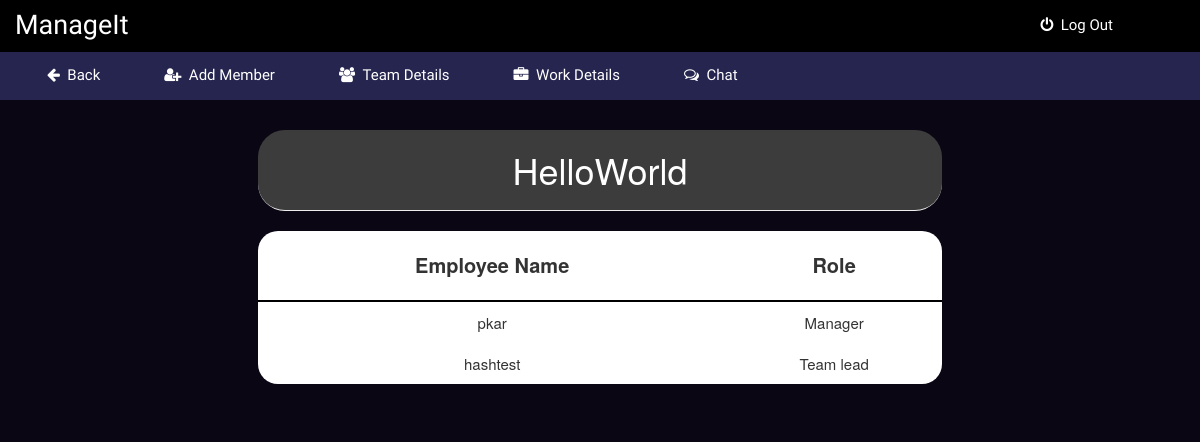
The app's page /1/HelloWorld/teamdetails (signed in) with its own data.
### app.py (models this page shows)
class Project(UserMixin, db.Model):
    id = db.Column(db.Integer, primary_key=True)
    projectname = db.Column(db.String(15), unique=True)
    creator = db.Column(db.String(15), nullable=False)
    userid = db.Column(db.Integer, nullable=False)
    projects = db.relationship('Projectdetail', backref='author', lazy=True)

class Projectdetail(UserMixin, db.Model):
    userid = db.Column(db.Integer, primary_key=True)
    employeename = db.Column(db.String(15), nullable=False)
    designation = db.Column(db.String(15), nullable=False)
    projectid= db.Column(db.Integer, db.ForeignKey('project.id'), nullable=False)

### app.py (the view, shortened to what this page needs)
@app.route("/<int:project_id>/<string:project_name>/teamdetails", methods=['GET', 'POST'])
@login_required
def update_project(project_id, project_name):
    task = Project.query.get_or_404(project_id)
    form = AddEmpForm()
    form.emp_name.choices = [(user.username) for user in User.query.all()]
    project = Projectdetail.query.filter_by(projectid=project_id).all()
    return render_template('teamdetails.html', title='Update Project', task=task, legend='Update Project', name=current_user.username, form=form, project=project)

### app.py (called while the page is built)
@login_manager.user_loader
def load_user(user_id):
    return User.query.get(int(user_id))

### templates/teamdetails.html (shortened to what this page needs)
{% extends "bootstrap/base.html" %}
{% import "bootstrap/wtf.html" as wtf %}
{% block styles %}
{{super()}}
<link rel="stylesheet" href="{{url_for('.static', filename='teamdetails.css')}}">
<link rel="stylesheet" href="https://maxcdn.bootstrapcdn.com/font-awesome/4.7.0/css/font-awesome.min.css">
{% endblock %}
{% block content %}
    <nav class="navbar navbar-fixed-top">
      <div class="container-fluid">
        <div class="navbar-header">
          <center><h4>ManageIt</h4></center>
        </div>
        <div class="nav-con">
          <ul>
            <li><a href="{{ url_for('logout') }}"><i class="fa fa-power-off" aria-hidden="true"></i>&nbsp&nbspLog Out</a></li>
          </ul>
        </div>
      </div>
    </nav>
    <nav class="navbar-top">
      <div class="container-fluid">
        <div class="nav-con-top">
          <ul>
          	<li><a href="{{ url_for('myproject') }}"><i class="fa fa-arrow-left" aria-hidden="true"></i>&nbsp&nbspBack</a></li>
          	{% if name == task.creator %}
               <li><a href="#" data-toggle="modal" data-target="#staticModal"><i class="fa fa-user-plus" aria-hidden="true"></i>&nbsp&nbspAdd Member</a></li>
            {% endif %}
          	<li><a href="#"><i class="fa fa-group" aria-hidden="true"></i>&nbsp&nbspTeam Details</a></li>
          	<li><a href="{{ url_for('workdetails', project_id=task.id, project_name=task.projectname) }}"><i class="fa fa-briefcase" aria-hidden="true"></i>&nbsp&nbspWork Details</a></li>
            <li><a href="{{ url_for('chat', project_id=task.id, project_name=task.projectname) }}"><i class="fa fa-comments-o" aria-hidden="true"></i>&nbsp&nbspChat</a></li>
          </ul>
        </div>
      </div>
    </nav>
    <div class="container-fluid">
      <div class="row">
        <div class="main">
          <center><h1 class="page-header">{{task.projectname}}</h1></center>
          <div class="team-details">
  			    <table>
            		<thead>
  	          		<tr>
  	          			<th>Employee Name</th>
  	          			<th>Role</th>
  	          		</tr>
            		</thead>
            		<tbody>
  	          		{% for p in project %}
  	          				<tr>
  			          			<td>{{p.employeename}}</td>
  			          			<td>{{p.designation}}</td>
  			          	  </tr>
  			          {% endfor %}
  		          </tbody>
            	</table>
          </div>
        </div>
      </div>
    </div>
{% endblock %}

### static/teamdetails.css (style rules this page uses)
* { box-sizing: border-box; }
body { padding-top: 50px; background-color: #0a0614; }
.navbar-fixed-top { padding: 0px; background-color: black; }
.navbar-header { width: 100px; margin-top: 1px; margin-bottom: 0px; }
.navbar-header h4 { font-size: 27px; font-family: 'Piedra', cursive; color: white; padding: 0px; }
.nav-con { float: right; }
.nav-con ul { display: inline; list-style: none; text-decoration: none; color: white; }
.nav-con ul li { float: left; padding: 14px; }
.nav-con ul li a { text-decoration: none; color: white; font-size: 15px; font-family: 'Piedra', cursive; padding: 18px; }
.navbar-top { padding: 0px; background-color: #25254f; }
.nav-con-top ul { display: inline; list-style: none; text-decoration: none; color: white; }
.nav-con-top ul li { float: left; padding: 14px; }
.nav-con-top ul li a { text-decoration: none; color: white; font-size: 15px; font-family: 'Piedra', cursive; padding: 18px; }
.main { padding: 30px; }
.main .page-header { margin-top: 0; background-color: rgb(60, 60, 60); padding: 20px; color: white; border-radius: 27px; width: 60%; }
.main .team-details { width: 60%; margin: 0 auto; background-color: white; border-radius: 20px; padding: 0px; }
.main table { width: 100%; }
.main table thead tr { border-bottom: 2px solid black; }
.main table thead th { padding: 20px; text-align: center; font-size: 20px; }
.main table tbody td { padding: 10px; text-align: center; font-size: 15px; }

### records on screen
Project: projectname "HelloWorld"
Projectdetail: employeename "pkar", designation "Manager"
Projectdetail: employeename "hashtest", designation "Team lead"
